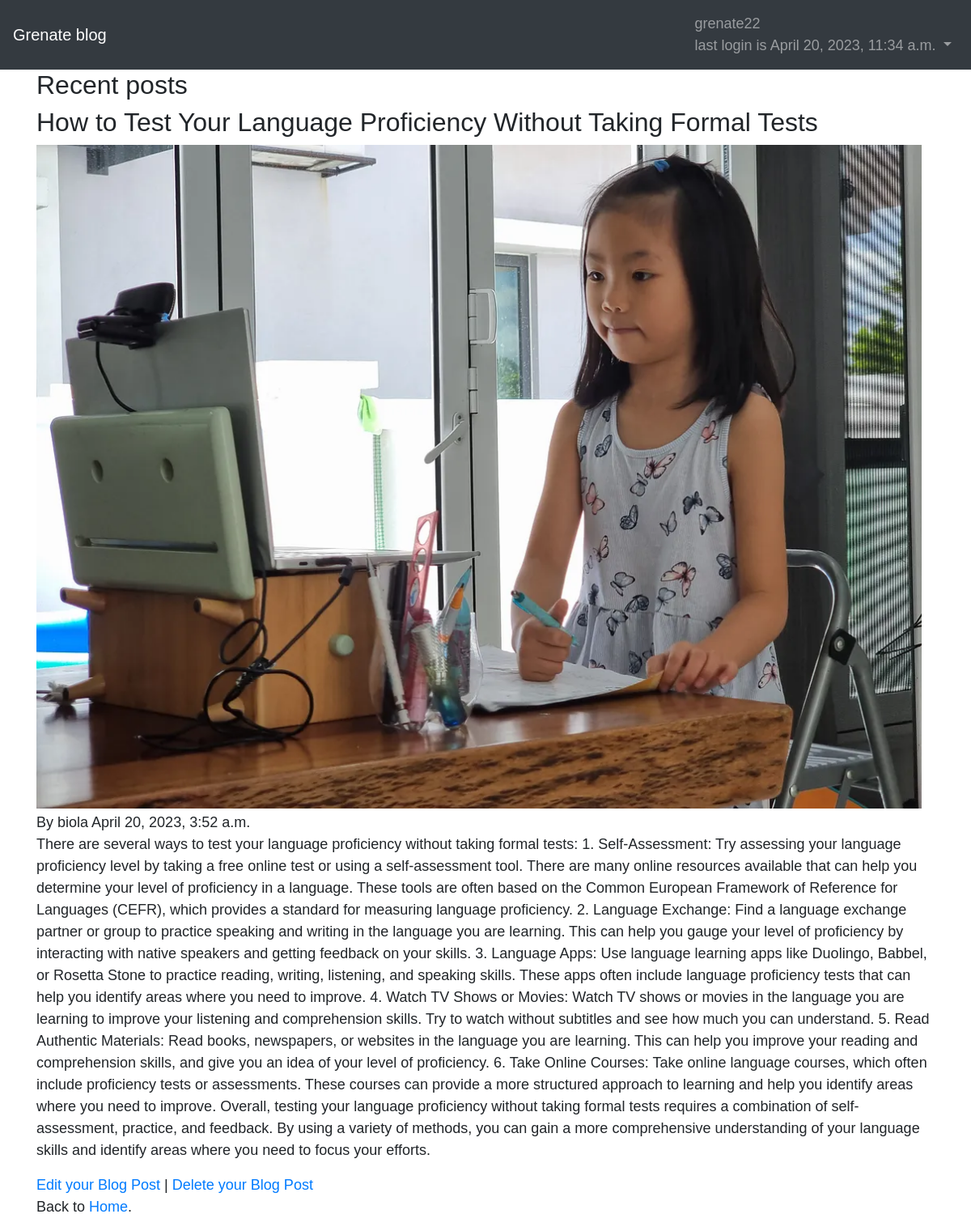
Screenshot of /details/a4a33f6c-e191-4562-8fc3-ee8343697c98/ (signed in) with the database file from the repository.
### blog/models.py (models this page shows, shortened)
class CustomUser(AbstractUser):
    age=models.PositiveIntegerField(null=True,blank=True)
    firstname=models.CharField(max_length=20,null=True)

class Post(models.Model):
    id = models.UUIDField(primary_key=True,default=uuid.uuid4,editable=False)
    title= models.CharField(max_length=200)
    author= models.ForeignKey('blog.CustomUser',on_delete=models.CASCADE)
    body= models.TextField()
    date= models.DateTimeField(default=timezone.localtime,blank=True)
    picture = models.ImageField(upload_to='covers/', blank=True)
    class Meta:
        permissions = [
            ('special_status','can read all books')
        ]

### blog/views.py (the view)
# urls.py: path('details/<uuid:pk>/',BlogDetailView.as_view(),name='details'),
class BlogDetailView(LoginRequiredMixin,PermissionRequiredMixin, DetailView):
    model=Post
    template_name='details.html'
    permission_required = 'blog.special_status'

### blog/templates/details.html
{% extends 'base.html' %}
{% block content %}
<div class="">
    <div class="">
        <div class="">
            <h2>Recent posts</h2>
        </div>
    </div>
    <div class="">
        <div class="">
            <div class="entry2">
                <div class="excerpt">
                    <h2>{{post.title}}</h2>
                    <div class="post-meta align-itmes-center text-left clearfix">
                        <figure class="author-figure mb-0 mr-3 float-left">
                            {% if post.picture %}
                            <img class="img-fluid" src="{{post.picture.url}}" alt="{{post.title}}">
                            {% endif %}
                        </figure>
                        <span class="d-inline-block mt-1">By {{post.author}}</span>
                        <span>{{post.date}}</span>
                    </div>
                    <p>{{post.body}}</p>
                </div>
            </div>
        </div>
    </div>
</div>
<a href="{% url 'edit' post.id %}">Edit your Blog Post</a> |
<a href="{% url 'delete' post.id %}">Delete your Blog Post</a>
<p> Back to <a href="{% url 'home' %}">Home</a>.</p>
{% endblock %}

### blog/templates/base.html (shortened to what this page needs)
{%  load static  %}
<!DOCTYPE html>
<html lang="en">
<head>
    <link rel="stylesheet" href="https://cdn.jsdelivr.net/npm/bootstrap@4.5.3/dist/css/bootstrap.min.css">
    <link rel="stylesheet" href="{% static 'css/base.css' %}">
</head>
<body>
        <nav class="navbar navbar-expand-lg navbar-dark bg-dark">
            <a class="navbar-brand" href="{% url 'index' %}">Grenate blog</a>
            <div class="collapse navbar-collapse" id="navbarSupportedContent">
                {% if user.is_authenticated %}
                <ul class="navbar-nav ml-auto">
                    <li class="nav-item">
                        <a class="nav-link dropdown-toggle" href="" id="navbarDropdown" role="button" data-toggle="dropdown" aria-haspopup="true" aria-expanded="false">
                            {{user.username}}
                            <br>
                            last login is {{user.last_login}}
                        </a>
                    </li>
                </ul>
                {% else %}
                <form class="form-inline ml-auto">
                <a href="{% url 'login' %}" class="btn btn-outline-secondary">Login</a>
                <a href="{% url 'signup'%}" class="btn btn-primary ml-2">Sign up</a>
                </form>
                {% endif %}
            </div>
        </nav>
    <main>
        <div class="container">
            {% block content %}
            {% endblock %}
        </div>
    </main>
</body>
</html>

### static/css/base.css (style rules this page uses)
body { font-family: 'source san pro', sans-serif; font-size: 18px; }

### rows the page displays
CustomUser: username "grenate22", last_login "April 20, 2023, 11:34 a.m."
Post: title "How to Test Your Language Proficiency Without Taking Formal Tests", picture (picture), author "biola", date "April 20, 2023, 3:52 a.m.", body "There are several ways to test your language proficiency without taking formal tests: 1. Self-Assessment: Try assessing your language proficiency level by taking a free online test or using a self-assessment tool. There are many online resources available that can help you determine your level of proficiency in a language. These tools are often based on the Common European Framework of Reference for Languages (CEFR), which provides a standard for measuring language proficiency. 2. Language Exchange: Find a language exchange partner or group to practice speaking and writing in the language you are learning. This can help you gauge your level of proficiency by interacting with native speakers…"
